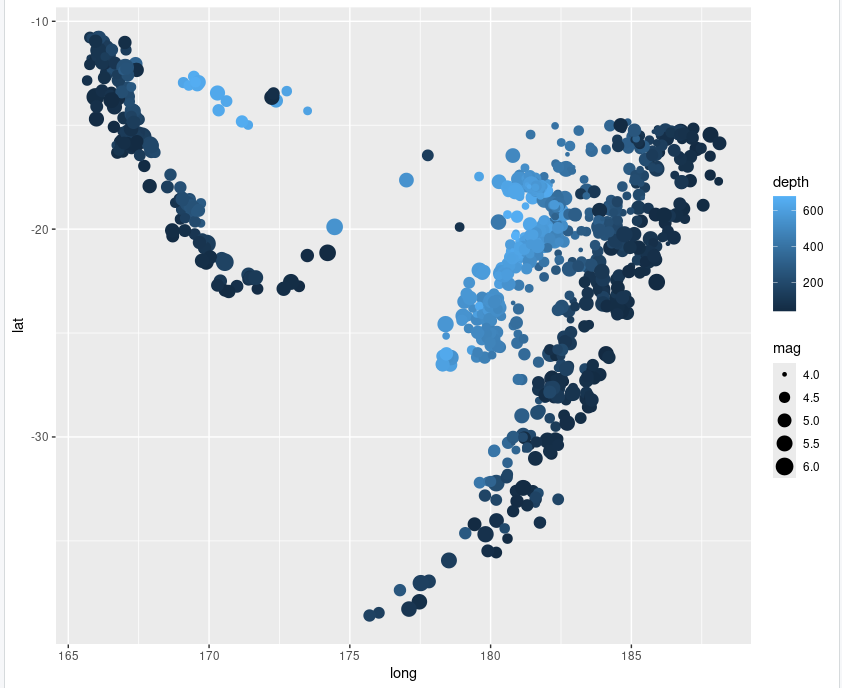

This chart was generated by the following R code:
install.packages("ggplot2")
library(ggplot2)
data(quakes)
ggplot(quakes,aes(x=long,y=lat,color=depth,size=mag))+
  geom_point()
  scale_color_gradient(low="blue",high="red")+
  labs(title="Earthquakes of Fiji in 1960's",
       x="Longitude",y="Latitude",color="Depth",size="Magnitude")
